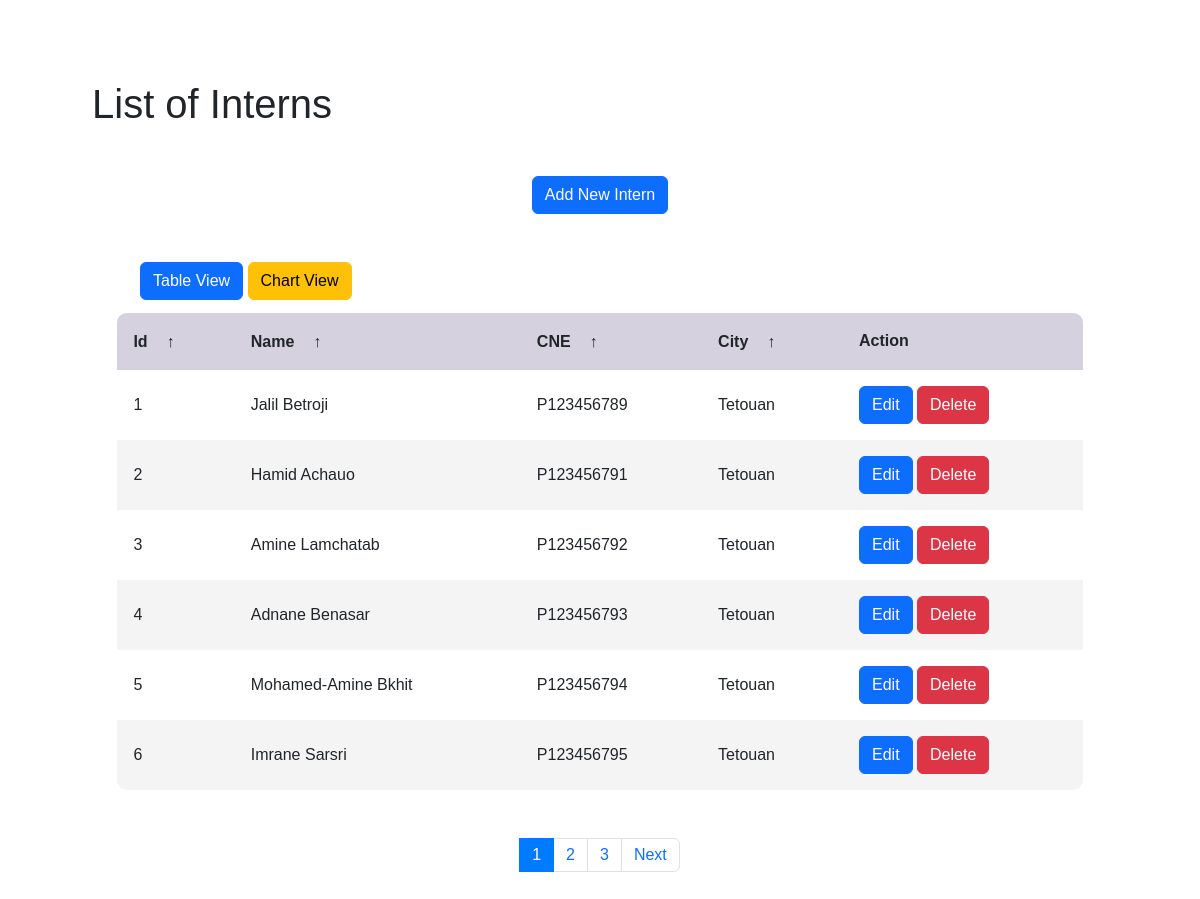
The page / on the database its author committed.
### tables this page shows
CREATE TABLE `personne` (
  `Id` int(11) NOT NULL,
  `Nom` varchar(50) DEFAULT NULL,
  `CNE` varchar(50) DEFAULT NULL,
  `Type` varchar(50) DEFAULT NULL,
  `Ville_Id` int(11) DEFAULT NULL
);

CREATE TABLE `ville` (
  `Id` int(11) NOT NULL,
  `Nom` varchar(100) DEFAULT NULL
);

### Application/databaseConnection.php (called while the page is built)
<?php
class DatabaseConnection
{
    private $dbHost = 'localhost';
    private $dbName = 'arbre_comptences';
    private $user = 'root';
    private $password = '';
    public function connect()
    {
        try {
            $dsn = 'mysql:host=' . $this->dbHost . ';dbname=' . $this->dbName;
            $conn = new PDO($dsn, $this->user, $this->password);
            $conn->setAttribute(PDO::ATTR_DEFAULT_FETCH_MODE , PDO::FETCH_ASSOC);
            return $conn;
        } catch (PDOException $e) {
            echo'connection failed' . $e->getMessage();
        }
    }
}
?>

### Application/DAL/InternsDAL.php (called while the page is built, shortened)
<?php
class InternDAL
{
    private $db;
    public function __construct()
    {
        $this->databaseConnectionObj = new DatabaseConnection();
        $this->db = $this->databaseConnectionObj->connect();
    }
    public function GetAllInterns()
    {
        $sql = "SELECT personne.Id, personne.Nom, personne.CNE, ville.Nom AS VilleNom
        FROM personne
        INNER JOIN ville ON personne.Ville_Id = ville.Id;";
        $raw_result = $this->db->prepare($sql);
        if (!$raw_result->execute()) {
            $raw_result = null;
            exit();
        }
        $allTraineesData = $raw_result->fetchAll(PDO::FETCH_ASSOC);
        $allTraineesDataArray = [];
        foreach ($allTraineesData as $traineeData) {
            $traineeInfo = new InternDTO($traineeData['Id'], $traineeData['Nom'], $traineeData['CNE'], $traineeData['VilleNom']);
            array_push($allTraineesDataArray, $traineeInfo);
        }
        return $allTraineesDataArray;
    }
}

### Application/DTO/InternDTO.php (called while the page is built)
<?php
class InternDTO {
    private $id;
    private $name;
    private $cne;
    private $city;
    function __construct($id, $name , $cne , $city) {
        $this->id = $id;
        $this->name = $name;
        $this->cne = $cne;
        $this->city = $city;
    }
    public function GetId() { return $this->id; }
    public function GetName() { return $this->name; }
    public function GetCNE() { return $this->cne; }
    public function GetCity() { return $this->city; }
}

### Application/DAL/CitiesDAL.php (called while the page is built, shortened)
<?php
class CitiesDAL {
    private $db;
    public function __construct() {
        $this->databaseConnectionObj = new DatabaseConnection();
        $this->db = $this->databaseConnectionObj->connect();
    }
    public function getAllCities(){
        $sql = 'SELECT * FROM ville';
        $stm = $this->db->prepare($sql);
        if(!$stm->execute()){
            $stm = null;
            exit();
        }
        $allCities = $stm->fetchAll(PDO::FETCH_ASSOC);
        $allCitiesArr = [];
        foreach($allCities as $cityData){
            $cityInfo = new InternDTO($cityData['Id'] ,'','', $cityData['Nom']);
            array_push($allCitiesArr , $cityInfo);
        }
        return $allCitiesArr;
    }
}
?>

### Application/BLL/InternsBLL.php (the view, shortened to what this page needs)
<?php
class InternBLL
{
    private $internDAL;
    private $citiesNamesList;
    public function __construct()
    {
        $this->internDAL = new InternDAL();
        $this->citiesNamesList = new CitiesDAL();
    }
    public function GenerateHtmlForAllInterns()
    {
        $all_interns_html = '
<div class="container mt-5">
    <div class="text-center">
        <button type="button" class="btn btn-primary mb-5 add_new">Add New Intern</button>
    </div>
</div>
<section class="mb-5 hide" id="hide">
    <div class="container mt-5">
        <form action="index.php" method="POST">
            <div class="form-group">
                <input type="hidden" id="person_Id" name="personId">
                <label for="nom">Nom</label>
                <input type="text" class="form-control" id="name" name="name" required>
            </div>
            <div class="form-group">
                <label for="cne">CNE</label>
                <input type="text" class="form-control" id="cne" name="cne" required>
            </div>
            <div class="form-group">
                <label for="ville">Ville</label>
                <select class="form-control" id="city_selector" name="city" required>
                    <option value="">Select Your City</option>';
        $citiesNamesListData = $this->citiesNamesList->getAllCities();
        foreach ($citiesNamesListData as $cityName) {
            $all_interns_html .= '
                        <option value="' . $cityName->GetId() . '">
                            ' . $cityName->GetCity() . '
                        </option>';
        }
        $all_interns_html .= '
                </select>
            </div>
            <input type="submit" name="confirm_Data" class="btn btn-primary" id="confirm" value="Confirmer">
        </form>
    </div>
</section>';
        $allInterns = $this->internDAL->GetAllInterns();
        $rowsPerPage = 6;
        $totalRows = count($allInterns);
        $totalPages = ceil($totalRows / $rowsPerPage);
        $currentpage = isset($_GET['page']) ? $_GET['page'] : 1;
        $currentpage = max(1, min($currentpage, $totalPages));
        $startRow = ($currentpage - 1) * $rowsPerPage;
        $rowsOnPage = array_slice($allInterns, $startRow, $rowsPerPage);
        if (count($allInterns) > 0) {
            $all_interns_html .= '<section class="mx-5">
            <div>
                <button class="btn btn-primary" id="view_Table">Table View</button>
                <button class="btn btn-warning" id="view_Chart">Chart View</button>
            </div>
        </section><section class="table__body" id="table_View">';
            $all_interns_html .= '<table><thead><tr>';
            $all_interns_html .= '<th>Id <span class="icon-arrow">&UpArrow;<span/></th>';
            $all_interns_html .= '<th>Name  <span class="icon-arrow">&UpArrow;</span</th>';
            $all_interns_html .= '<th>CNE  <span class="icon-arrow">&UpArrow;</span></th>';
            $all_interns_html .= '<th>City <span class="icon-arrow">&UpArrow;</span></th>';
            $all_interns_html .= '<th class="center" colspan="2">Action</th>';
            $all_interns_html .= '</tr></thead>';
            $all_interns_html .= '<tbody>';
            foreach ($rowsOnPage as $intern) {
                $all_interns_html .= '<tr>';
                $all_interns_html .= '<td>' . $intern->GetId() . '</td>';
                $all_interns_html .= '<td>' . $intern->GetName() . '</td>';
                $all_interns_html .= '<td>' . $intern->GetCNE() . '</td>';
                $all_interns_html .= '<td>' . $intern->GetCity() . '</td>';
                $all_interns_html .= '<td class="center"><form action="edit.php" method="POST">
                <input type="button" value="Edit" class="btn btn-primary" name="edit">
                <input type="button" value="Delete" class="btn btn-danger" data-bs-toggle="modal"
                    data-bs-target="#DeleteModal" name="delete">
            </form></td>';
                $all_interns_html .= '</tr>';
            }
            $all_interns_html .= '</tbody>';
            $all_interns_html .= '</table></section>';
        } else {
            $all_interns_html = '<div class="alert alert-warning" role="alert">No student found. Try <a href="add.php">add</a> some.</div>';
        }
        $pagination_html = '<nav aria-label="Page navigation example" class="m-5" id="pagination">';
        if ($totalPages > 1) {
            $pagination_html .= '<ul class="pagination justify-content-center">
        <li class="page-item">';
            $pagination_html .= '</li>
        <li class="page-item">';
            for ($i = 1; $i <= $totalPages; $i++) {
                if ($i == $currentpage) {
                    $pagination_html .= '<li class="page-item active"><a class="page-link" href="?page=' . $i . '">'
                        . $i .
                        '</a></li>';
                } else {
                    $pagination_html .= '<li class="page-item"><a class="page-link" href="?page=' . $i . '">'
                        . $i .
                        '</a></li>';
                }
            }
            $pagination_html .= '</li>
        <li class="page-item">';
            if ($currentpage < $totalPages) {
                $pagination_html .= '<a href="?page=' . ($currentpage + 1) . '" class="page-link">Next</a>';
            }
            $pagination_html .= '</li>
    </ul>
    </nav>';
        }
        $all_interns_html .= $pagination_html;
        $all_interns_html .= '
        <div class="modal fade" id="DeleteModal" tabindex="-1" aria-labelledby="exampleModalLabel" aria-hidden="true">
            <div class="modal-dialog">
                <div class="modal-content">
                    <div class="modal-header">
                        <h1 class="modal-title fs-5" id="exampleModalLabel">
                            Delete Announce
                        </h1>
                        <button type="button" class="btn-close" data-bs-dismiss="modal" aria-label="Close"></button>
                    </div>
                    <div class="modal-body">
                        <form action="index.php" method="POST">
                            <input type="hidden" name="delete_id" class="id_To_Delete">
                            <div>
                                <h4><i class="fa-sharp fa-solid fa-trash"></i>Are you sure you want to delete this
                                    trainner
                                    ?</h4>
                            </div>
                            <div class="modal-footer">
                                <button type="button" class="btn btn-warning" data-bs-dismiss="modal">
                                    Cancel
                                </button>
                                <input type="submit" class="btn btn-danger" name="confirm_delete" value="Delete">
                            </div>
                        </form>
                    </div>
                </div>
            </div>
        </div>
        ';
        return $all_interns_html;
    }
}

### Templates/header.php (shortened to what this page needs)
<!DOCTYPE html>
<html lang="en">
<head>
    <link rel="stylesheet" href="https://maxcdn.bootstrapcdn.com/bootstrap/4.0.0/css/bootstrap.min.css">
    <link href="Assets/Styles/style.css" rel="stylesheet" />
    <link href="https://cdn.jsdelivr.net/npm/bootstrap@5.3.0-alpha1/dist/css/bootstrap.min.css" rel="stylesheet"
>
</head>
<body>
<div class="container">

### index.php (shortened to what this page needs)
<?php
$internBllObj = new InternBLL();
$allInterns = $internBllObj->GenerateHtmlForAllInterns();
include_once("Templates/header.php");
?>
<div class="page-header">
    <h1>List of Interns</h1>
</div>
<?php
echo $allInterns;
include_once("Templates/footer.php");
?>

### Templates/footer.php (shortened to what this page needs)
</div>
</body>
</html>

### Assets/Styles/style.css (style rules this page uses)
* { margin: 0; padding: 0; box-sizing: border-box; font-family: sans-serif; }
body { margin: 5rem !important; min-height: 100vh !important; background: url(images/html_table.jpg) center / cover !important; justify-content: center !important; align-items: center !important; }
.table__body { width: 95%; max-height: calc(89% - 1.6rem); background-color: #fffb; margin: 0.8rem auto; border-radius: 0.6rem; overflow: auto; overflow: overlay; }
table { width: 100%; }
table, th, td { border-collapse: collapse; padding: 1rem; text-align: left; }
thead th { position: sticky; top: 0; left: 0; background-color: #d5d1defe; cursor: pointer; text-transform: capitalize; }
tbody tr:nth-child(even) { background-color: #0000000b; }
tbody tr { --delay: 0.1s; transition: 0.5s ease-in-out var(--delay), background-color 0s; }
tbody tr td, tbody tr td p, tbody tr td img { transition: 0.2s ease-in-out; }
thead th span.icon-arrow { display: inline-block; width: 1.3rem; height: 1.3rem; border-radius: 50%; border: 1.4px solid transparent; text-align: center; font-size: 1rem; margin-left: 0.5rem; transition: 0.2s ease-in-out; }

### rows shown on the page
personne: Id "1", Nom "Jalil Betroji", CNE "P123456789", Ville_Id.Nom "Tetouan"
personne: Id "2", Nom "Hamid Achauo", CNE "P123456791", Ville_Id.Nom "Tetouan"
personne: Id "3", Nom "Amine Lamchatab", CNE "P123456792", Ville_Id.Nom "Tetouan"
personne: Id "4", Nom "Adnane Benasar", CNE "P123456793", Ville_Id.Nom "Tetouan"
personne: Id "5", Nom "Mohamed-Amine Bkhit", CNE "P123456794", Ville_Id.Nom "Tetouan"
personne: Id "6", Nom "Imrane Sarsri", CNE "P123456795", Ville_Id.Nom "Tetouan"
